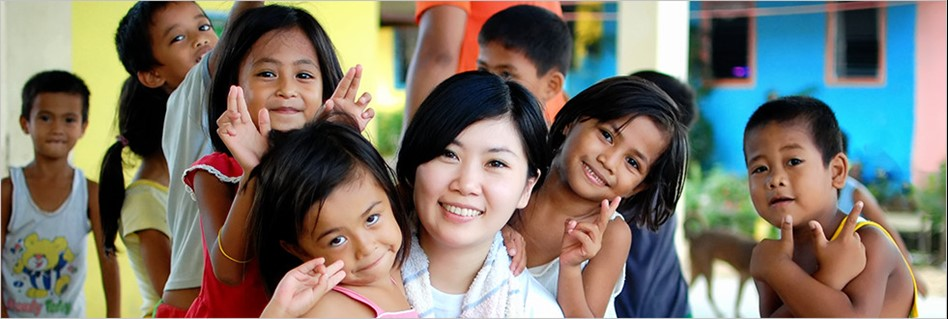
#> input picture src/C3/images/trend.jpg, 948 x 319 px, found by its file name
$ jupyter execute --allow-errors tools.ipynb   (shell and % lines are left out)
#> lines starting #> are read from the running program, lines starting #| are printed output that depends on the picture; after the words box and inside, x2 and y2 are one past the last pixel; in counts of white or black regions, pixels touching at a corner belong together
[cell 1]
# -*- coding: utf-8 -*-
import sys,os,logging,time,json,cv2,json,threading,uuid,logging,cv2,datetime
from IPython.display import Image
from IPython.core.display import HTML
import numpy as np
import random
from matplotlib import pyplot as plt
import numpy as np
import cv2
import tensorflow.compat.v1 as tf
tf.disable_v2_behavior()
#> (this line was passed over: tensorflow is not available in this run)
g_root_path = "/Users/JimXie/Desktop/AI-training/demo/C3/"

[cell 2]
img= cv2.imread(g_root_path+'images/trend.jpg')
#> img is the input picture: shape (319, 948, 3); mean B, G, R 105.6, 117, 123.7
image= cv2.cvtColor(img.copy(),cv2.COLOR_BGR2RGB)
gray = cv2.cvtColor(image.copy(),cv2.COLOR_RGB2GRAY)
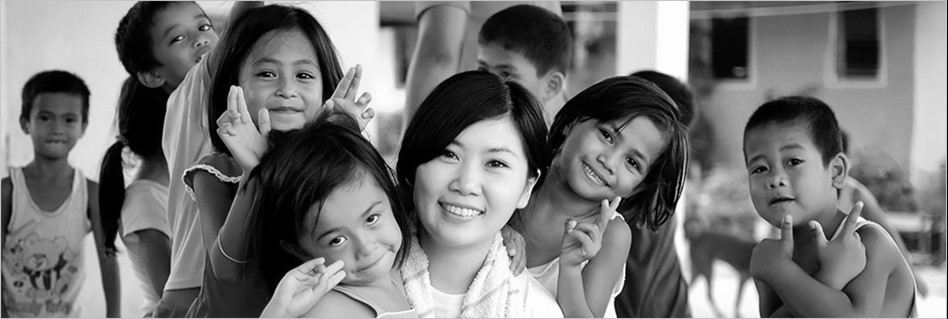
#> gray: shape (319, 948); min 0, max 255, mean 117.7
edge = cv2.Canny(gray.copy(),128,255)
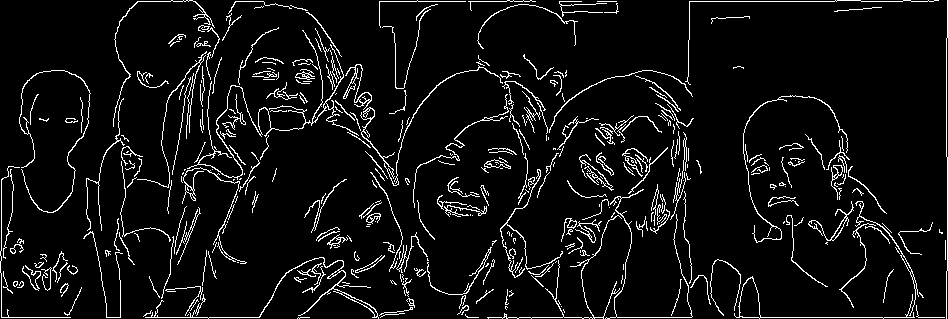
#> edge: shape (319, 948); 6.6% white in thin lines or dots
ret, binary = cv2.threshold(gray.copy(), 80, 255, cv2.THRESH_BINARY)
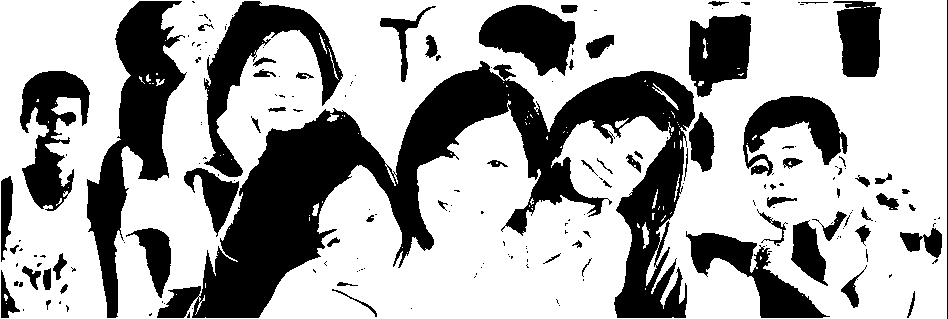
#> binary: shape (319, 948); 66.6% white; 193 black regions (123 under 20 px), largest, box (x1, y1, x2, y2) and area: (157, 61, 695, 318) 45563, (87, 1, 187, 318) 11548, (204, 1, 343, 177) 6945
binary = cv2.bitwise_not(binary)
blur = cv2.GaussianBlur(gray.copy(),(5,5),3)
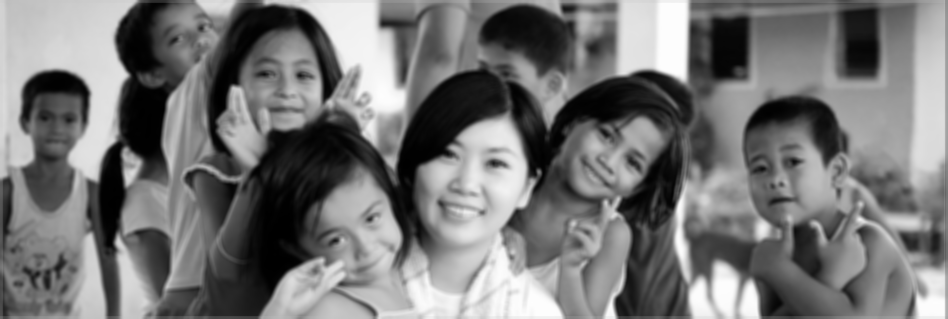
#> blur: shape (319, 948); min 0, max 254, mean 117.7

#> (the rest of this cell did not finish here and is left out)

[cell 3]
def print_img(img):
    mat = "{:1}"
    count = 0
    for y in range(len(img)):
        for x in range(len(img[y])):
            if not count % 8:
                print("\n")
            print(mat.format("["),end=' ')
            for j in range(len(img[y][x])):
                t = "%03d"%img[y][x][j]
                msg = "%-3s"%str(t)
                print(mat.format(msg),end=' ')
            print(mat.format("]"),end=' ')
            count = count + 1
        if count > 32 :
            break

[cell 4]
def print_gray(gray):
    mat = "{:1}"
    count = 0
    for y in range(len(gray)):
        for x in range(len(gray[y])):
            if not count % 12:
                print("\n")
            t = "[%03d]"%gray[y][x]
            msg = "%-3s"%str(t)
            #print(msg,end=' ')
            print(mat.format(msg),end=' ')
            count = count + 1
        if count > 32:
            break
#> this loop made 1 pass
#> (printed output is left out)
#> after the loop, count = 948

$ run again, with images/formula.jpg copied over src/C3/images/trend.jpg
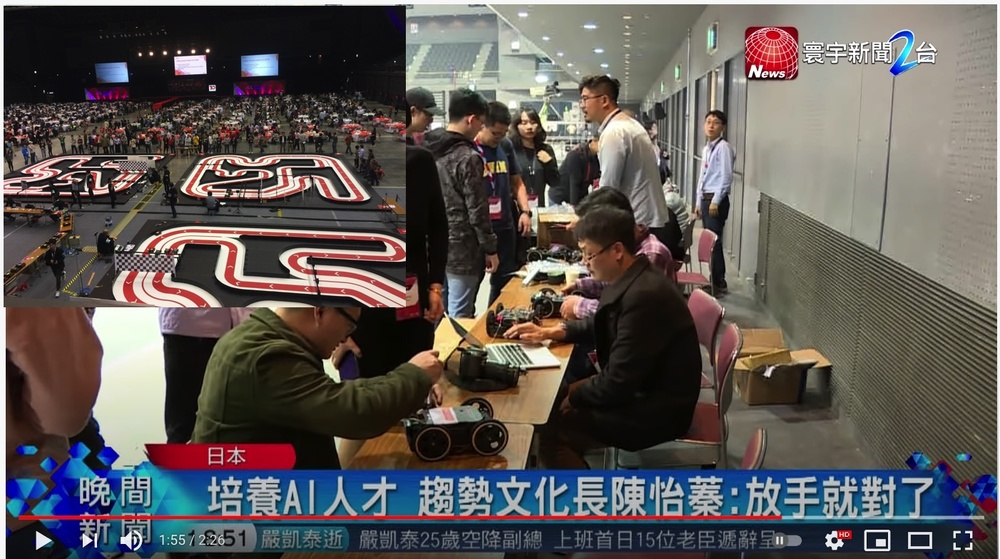
#> input picture images/formula.jpg, 1000 x 559 px, shrunk from 1402 x 784 before the run, found by its file name
#> img is the input picture: shape (559, 1000, 3); mean B, G, R 86.4, 88.9, 94.4
#> `edge = cv2.Canny(gray.copy(),128,255)`:
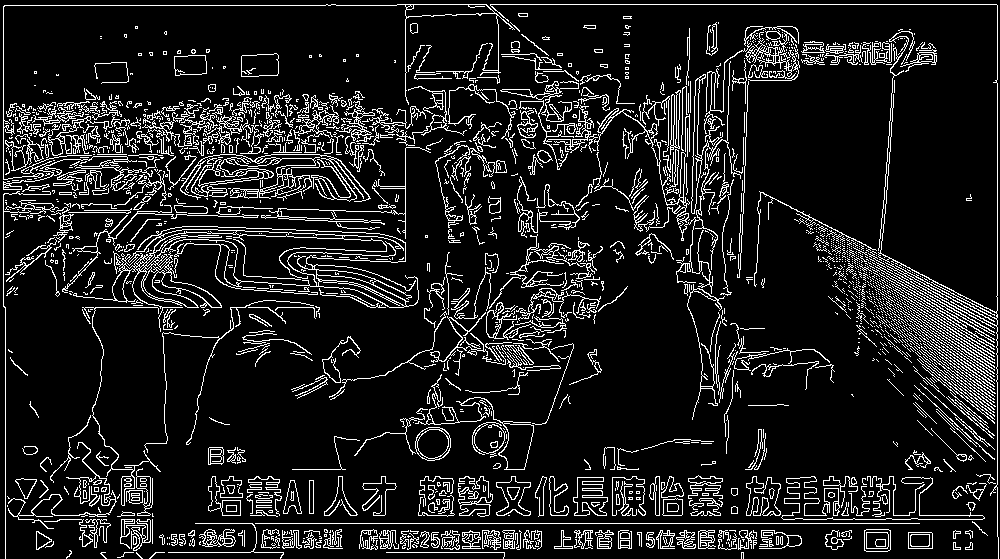
#> edge: shape (559, 1000); 11.8% white in thin lines or dots
#> `blur = cv2.GaussianBlur(gray.copy(),(5,5),3)`:
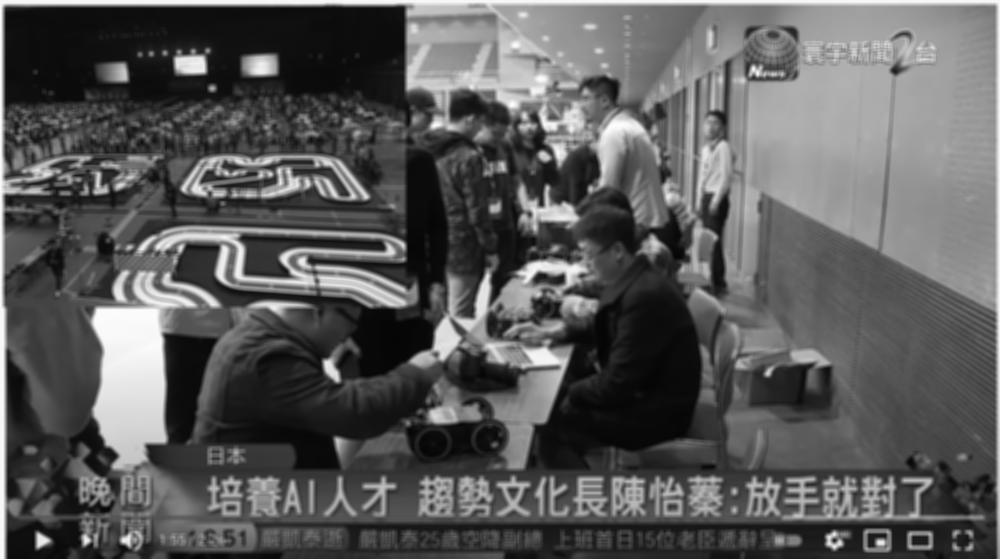
#> blur: shape (559, 1000); min 4, max 252, mean 90.3
#> the loop in print_gray, `for y in range(len(gray)):` made 1 pass
#> (printed output is left out)
#> after the loop in print_gray, `for y in range(len(gray)):`: count = 1000
